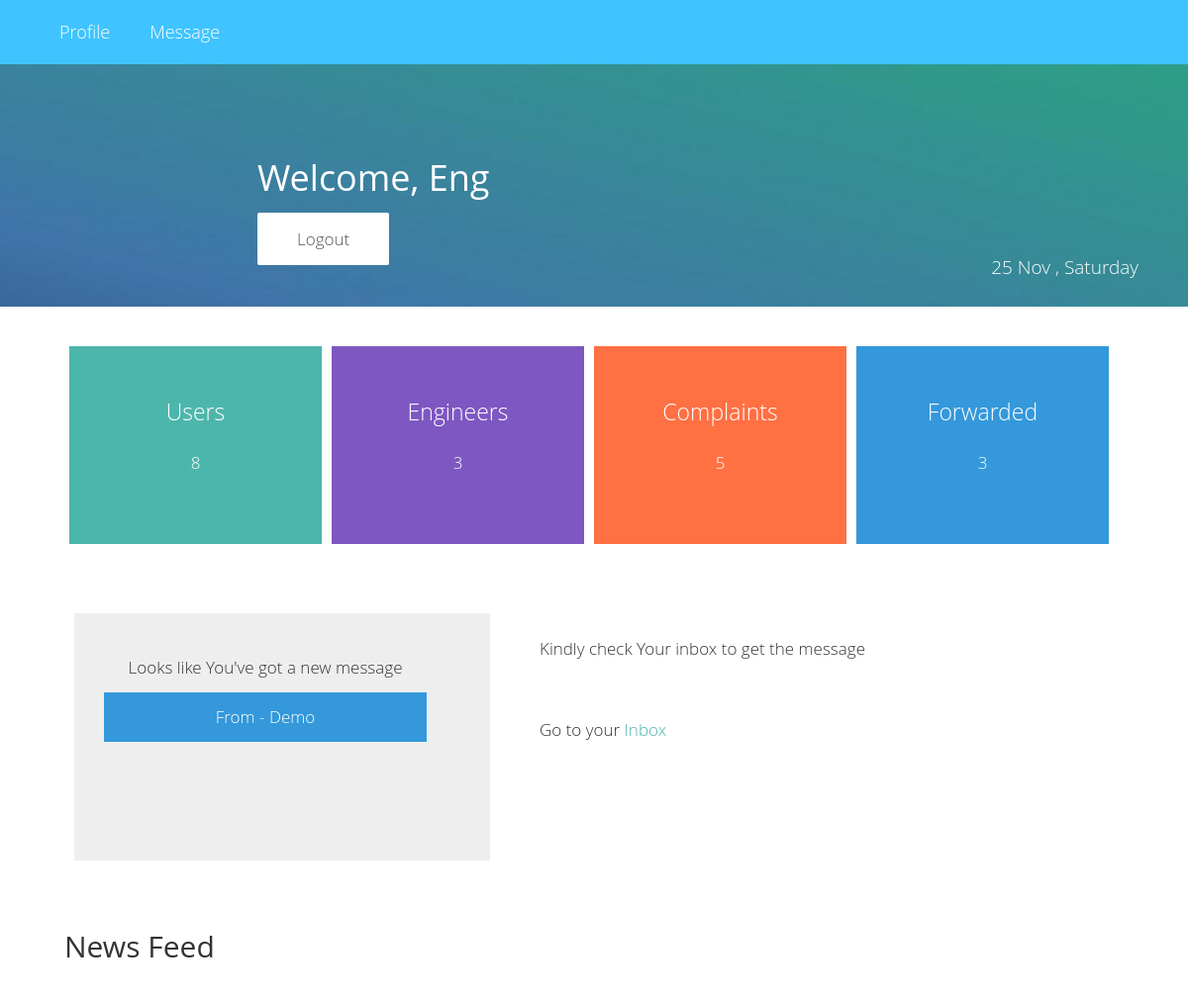
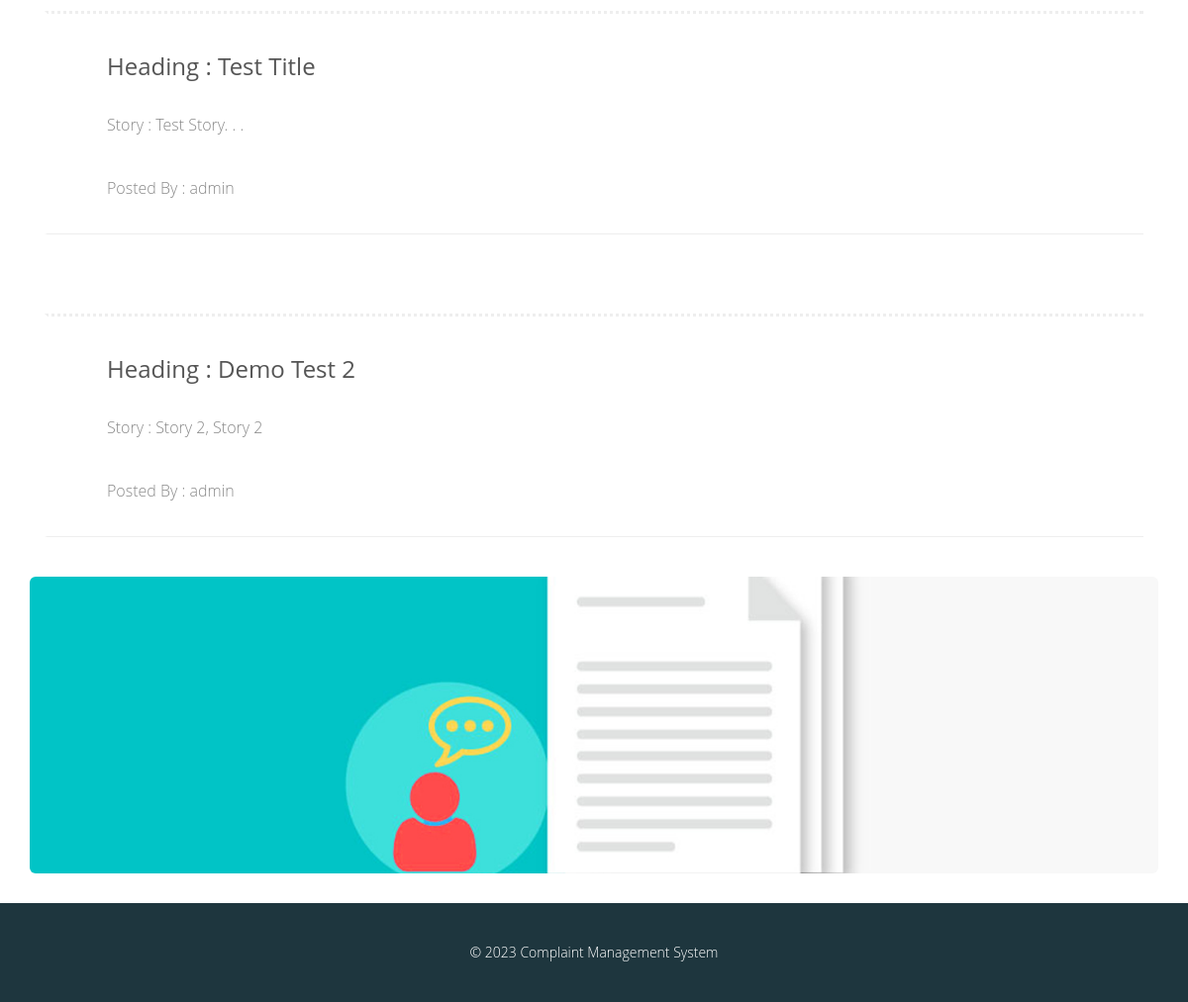
The app's page /dummy/profile.php (signed in) with its own data (2 pictures, top to bottom).
### tables this page shows
CREATE TABLE `view_cmp` (
  `id` int(11) NOT NULL,
  `ref_no` varchar(20) NOT NULL,
  `name` varchar(220) NOT NULL,
  `email` varchar(220) NOT NULL,
  `phone no` varchar(220) NOT NULL,
  `subject` varchar(220) NOT NULL,
  `complain` text NOT NULL,
  `dummy` varchar(50) NOT NULL
);

CREATE TABLE `posts` (
  `id` int(11) NOT NULL,
  `subject` varchar(40) NOT NULL,
  `story` text NOT NULL,
  `session_name` varchar(20) NOT NULL
);

### dummy/session.php (called while the page is built, shortened)
<?php
  $eng_session = $_SESSION['name'];
 ?>

### core/config.php (called while the page is built, shortened)
<?php
$web_name = "Complaint Management System";
?>

### dummy/profile.php (the view, shortened to what this page needs)
<?php
  require 'session.php';
  require '../core/config.php';
 ?>
<!DOCTYPE html>
<html>
  <head>
    <link rel="stylesheet" href="../files/css/bootstrap.css">
    <link rel="stylesheet" href="../files/css/custom.css">
  </head>
  <body>
  <?php require 'nav.php'; ?>
    <div class="cover main" style="top:50px;">
      <?php if (isset($eng_session)===true) {echo "<h1> Welcome, ".$eng_session."</h1>";}
       ?><a class="wid" href="../logout.php" onClick="javascript:return confirm ('Are you really want to delete ?');"> Logout </a>
       <p class="text-right">
          <?php echo date("d M , l "); ?>
       </p>
    </div>
  <div class="animated fadeIn">
    <div class="container">
        <h1>Profile</h1>
        <br><br>
        <div class="col-lg-12">
          <div class="col-lg-12">
            <div class="analysis">
              <?php
                $engi = mysql_query("SELECT * FROM `dummy`");
                $count_engi = mysql_num_rows($engi);
                $users = mysql_query("SELECT * FROM `circle`");
                $count_users = mysql_num_rows($users);
                $cmp = mysql_query("SELECT * FROM `cmp_log`");
                $count_cmp = mysql_num_rows($cmp);
                $frd = mysql_query("SELECT * FROM `view_cmp`");
                $count_frd = mysql_num_rows($frd);
              ?>
              <div class="track theme">
                  Users <br> <p><?php echo $count_users;?></p>
              </div>
              <div class="track vio">
                  Engineers <br> <p><?php echo $count_engi;?></p>
              </div>
              <div class="track red">
                  Complaints <br> <p><?php echo $count_cmp;?></p>
              </div>
              <div class="track blue">
                  Forwarded <br> <p><?php echo $count_frd;?></p>
              </div>
            </div>
          </div>
          <div class="col-lg-12">
              <?php
                $query = mysql_query("SELECT * FROM `view_cmp` WHERE dummy LIKE '%$eng_session%' ORDER BY id DESC LIMIT 1 ") or die(mysql_error());
                $name2=mysql_fetch_array($query);
                $new_msg=$name2['name'];
                if(!empty($new_msg)){
                    ?>
                    <div class="col-lg-5">
                        <div class="textbox">
                            <div class="content">
                              <div class="div_data">Looks like You've got a new message</div>
                            </div>
                            <div class="div_data blue">
                               <span>From - <?php echo $new_msg;?></span>
                            </div>
                        </div>
                    </div>
                    <div class="col-lg-6">
                        <p>Kindly check Your inbox to get the message </p>
                        <p>Go to your <a href="message.php">Inbox</a> </p>
                    </div>
                    <?php
                }else{
                }?>
          </div>
        </div>
        <br><br>
        <div class="col-lg-12">
          <h2>News Feed</h2>
          <div class="posts">
            <?php
              $db=mysql_query("SELECT * FROM `posts` ");
              while($data=mysql_fetch_array($db)) {
              echo "<br> <br> <div class='quotes glow'> ";
              echo "<h4 class='heading'> Heading : ".$data['subject']."</h4>";
              echo "<p> Story : ".$data['story']."<br><br>";
              echo " Posted By : ".$data['session_name']."<br>";
              echo "</p></div><br><br>";
             }
            ?>
          </div>
        </div>
        <br><br>
        <div class="content">
          <div class="jumbotron india_cover"></div>
        </div>
    </div>
  </div>
    <footer>
    <br><br>&copy <?php echo date("Y"); ?> <?php echo $web_name; ?>
    </footer>
  </body>
</html>

### files/css/custom.css (style rules this page uses)
body { font-family:"Gotham A", Gotham, "Gotham SSm A", "Gotham SSm B", "Gotham SSm", "Proxima Nova", "Open Sans", "Helvetica Neue", Helvetica, Arial, sans-serif; font-weight: lighter; }
a,a:hover,a:focus,a:visited { color:#4db6ac; text-decoration: none!important; outline: 0px!important; }
a:-webkit-any-link { text-decoration: none;!important }
.col-lg-12 p { font-size: 17px!important; }
.cover { width:100%; height: 260px; background: #4db6ac url('../img/admin.jpg'); background-position: center center; background-size: cover; position: relative; float: left; z-index: 999; color: #fff; }
.main { padding-top: 90px; padding-left: 260px; padding-right: 30px; color:#fff; }
.analysis { width: 100%; height: 270px; background: #fff; position: relative; float: left; }
.track { width: 255px;height: 200px;position: relative;float: left; margin-left: 10px; color: #fff;font-size: 23px;text-align: center;padding-top: 50px;-webkit-transition: 0.3s; transition: 0.3s; background:#4db6ac url('../img/back.png'); background-size: cover; }
.theme { background:#4db6ac; }
.blue { background:#3498db; }
.red { background:#FF7043; }
.vio { background: #7E57C2; }
.textbox { width: 100%; height: 300px; position: relative; float: left; text-align: center; border-bottom: 50px solid #fff; background: #EEE; padding: 30px; }
.div_data { width:326px; height: 50px; position: relative; float: left; font-size: 17px; padding-top: 13px; margin-right: 10px; }
.div_data span { color:#fff;; }
p { font-weight: lighter!important; font-size: 19px!important; line-height: 32px; padding: 20px!important; }
.content { width: 100%; height: auto; position: relative; float: left; }
h2 { padding-left: 20px; }
.quotes { border-style:dotted; border-color: #EEE; color: #888; }
.wid { position: relative; top: 20px; padding: 15px 40px; color: #fff!important; border-radius: 2px; background: #fff!important; color:#555!important; font-size: 17px; }
footer { width: 100%; height: 100px; background: #1e363e; position: relative; float: left; text-align: center; color: #fff; }
.heading { color: #555; padding-left: 20px; padding-top: 30px; font-size: 24px; }
.glow { width: 100%; height: auto; border-left: 3px solid #fff; border-bottom: 1px solid #eee; border-right: none; position: relative; background: #fff; margin: auto; -webkit-transition: 0.3s; transition: 0.3s; padding-left: 40px; }
.glow p { font-size: 16px!important; }
.india_cover { width:100%; height: 300px; background: #75ced6 url('../img/pstr.jpg'); background-size: cover; background-position: center center; }
.animated { animation-duration: 1s; animation-fill-mode: both; }
.fadeIn { animation-name: fadeIn; }

### records on screen
view_cmp: name "Demo"
posts: subject "Test Title", story "Test Story. . .", session_name "admin"
posts: subject "Demo Test 2", story "Story 2, Story 2", session_name "admin"

### other values on screen
$eng_session "Eng"
$count_users "8"
$count_engi "3"
$count_cmp "5"
$count_frd "3"
$web_name "Complaint Management System"
